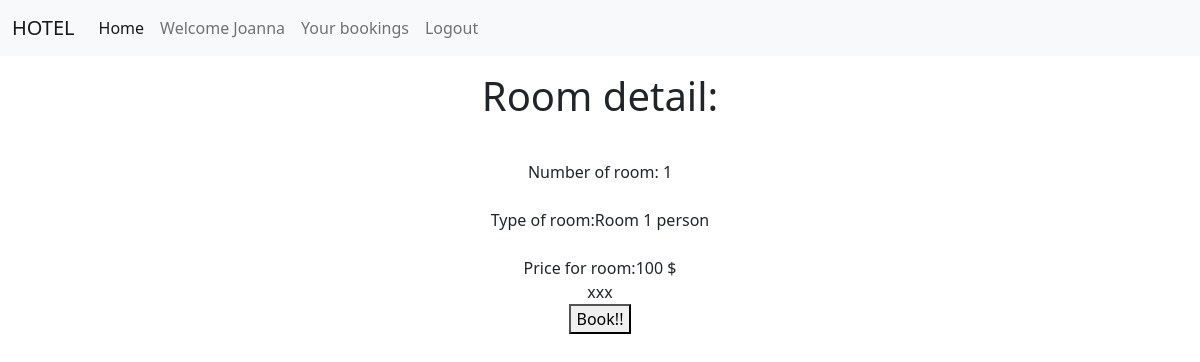
Screenshot of /877f6ea7-3851-4eaf-b5ff-6aa52e4b3c0d/ (signed in) with the database file from the repository.
### account/models.py (models this page shows, shortened)
class Accounts(AbstractBaseUser):  #dla zwyklego uztkownika
    first_name =     models.CharField(max_length=50)
    last_name  =     models.CharField(max_length=50)
    username =       models.CharField(max_length=50, unique=True)
    email =          models.EmailField(max_length=50, unique=True)
    phone_number =   models.CharField(max_length=50)
    date_joined = models.DateTimeField(auto_now_add=True)
    last_login = models.DateTimeField(auto_now_add=True)
    is_admin = models.BooleanField(default=False)
    is_staff = models.BooleanField(default=False)
    is_active = models.BooleanField(default=True)
    is_superadmin = models.BooleanField(default=False)
    USERNAME_FIELD = 'email'
    REQUIRED_FIELDS = ['username', 'first_name', 'last_name']
    objects = MyAccountManager() # mowimy ze zarządzamy poprzez klase MyAccountManager

class Room(models.Model):
    id = models.UUIDField(primary_key=True, default=uuid.uuid4, editable=False)
    room_type_id = models.ForeignKey(RoomType, on_delete=models.CASCADE)
    room_status_id = models.ForeignKey(RoomStatus, on_delete=models.CASCADE)
    room_no = models.CharField(max_length=5, unique=True)
    price = models.CharField(max_length=10)
    created_at = models.DateTimeField(auto_now_add=True, null=True)
    updated_at = models.DateTimeField(auto_now=True, null=True)
    is_active = models.BooleanField(default=False)

class RoomType(models.Model):
    id = models.UUIDField(primary_key=True, default=uuid.uuid4, editable=False)
    type = models.CharField(max_length=30, unique=True)
    price = models.CharField(max_length=10)
    created_at = models.DateTimeField(auto_now_add=True, null=True)
    updated_at = models.DateTimeField(auto_now=True, null=True)
    def __str__(self):
        return f'Room {self.type}  person' #price: {self.price}'

### account/views.py (the view)
# urls.py: path('<uuid:room_pk>/', views.room_detail_view, name='room_detail_view'),
def room_detail_view(request, room_pk):
    room_detail = get_object_or_404(Room, pk=room_pk) #mozna dawać room_pk albo room_id
    context = {'room_detail': room_detail}
    return render(request, 'rooms/room_detail_view.html', context)

### account/templates/rooms/room_detail_view.html (shortened to what this page needs)
{% extends 'base.html' %}
{% block content %}
<div class="container text-center">
<p><h1> Room detail:</h1></p>
<br>Number of room:  {{ room_detail.room_no }}</br>
<br>Type of room:{{ room_detail.room_type_id }}</br>
<br>Price for room:{{ room_detail.price }}</br>
    xxx
<form action="#" method="POST" xxx>
<button type="submit"> Book!! </button>
</div>
{% endblock %}

### account/templates/base.html (shortened to what this page needs)
{% load static %}
<!doctype html>
<html lang="en">
  <head>
    <link href="https://cdn.jsdelivr.net/npm/bootstrap@5.2.2/dist/css/bootstrap.min.css" rel="stylesheet">
  </head>
  <body>
  </body>
</html>
<nav class="navbar navbar-expand-lg bg-light">
  <div class="container-fluid">
    <a class="navbar-brand" href="#">HOTEL</a>
    <div class="collapse navbar-collapse" id="navbarNavAltMarkup">
      <div class="navbar-nav">
        <a class="nav-link active" aria-current="page" href="{% url 'home' %}">Home</a>
        {% if user.is_authenticated %}
        <a class="nav-link ">Welcome {{ user.first_name }}</a>
        <a class="nav-link "href="{% url 'booked_rooms' %}">Your bookings</a>
        <a class="nav-link " href="{% url 'logout_view' %}">Logout</a>
        {% else %}
        <a class="nav-link" href="{% url 'register_superuser' %}">Register Superuser</a>
        <a class="nav-link" href="{% url 'register_user' %}">Register User</a>
        <a class="nav-link" href="{% url 'login' %}">Login</a>
        {% endif %}
      </div>
    </div>
  </div>
</nav>
{% block content %}
{% endblock %}

### rows the page displays
Accounts: first_name "Joanna"
Room: room_no "1", room_type_id "Room 1 person", price "100 $"
